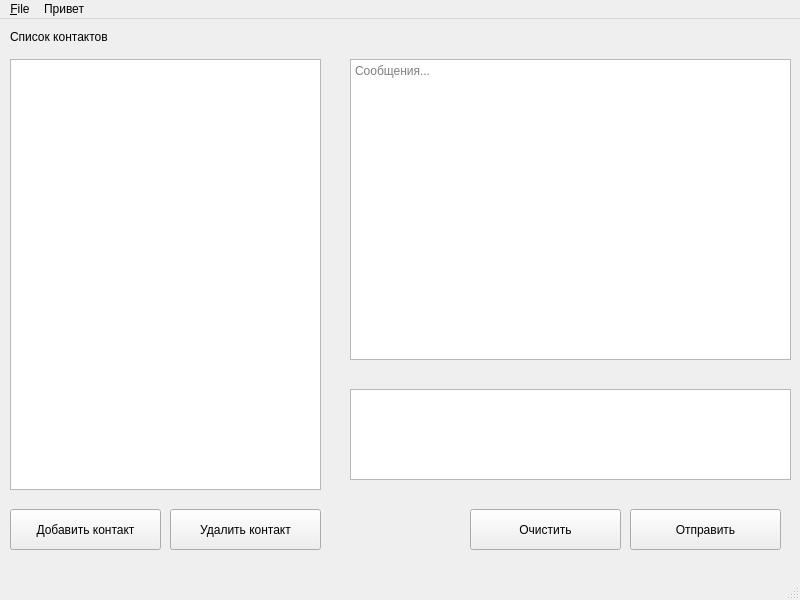
<?xml version="1.0" encoding="UTF-8"?>
<ui version="4.0">
 <class>Messenger</class>
 <widget class="QMainWindow" name="Messenger">
  <property name="geometry">
   <rect>
    <x>0</x>
    <y>0</y>
    <width>800</width>
    <height>600</height>
   </rect>
  </property>
  <property name="windowTitle">
   <string>MainWindow</string>
  </property>
  <widget class="QWidget" name="centralwidget">
   <widget class="QListView" name="listView">
    <property name="geometry">
     <rect>
      <x>10</x>
      <y>40</y>
      <width>311</width>
      <height>431</height>
     </rect>
    </property>
    <property name="editTriggers">
     <set>QAbstractItemView::DoubleClicked</set>
    </property>
   </widget>
   <widget class="QLabel" name="label">
    <property name="geometry">
     <rect>
      <x>10</x>
      <y>10</y>
      <width>141</width>
      <height>16</height>
     </rect>
    </property>
    <property name="text">
     <string>Список контактов</string>
    </property>
   </widget>
   <widget class="QPushButton" name="addContactButton">
    <property name="geometry">
     <rect>
      <x>10</x>
      <y>490</y>
      <width>151</width>
      <height>41</height>
     </rect>
    </property>
    <property name="text">
     <string>Добавить контакт</string>
    </property>
   </widget>
   <widget class="QPushButton" name="delContactButton">
    <property name="geometry">
     <rect>
      <x>170</x>
      <y>490</y>
      <width>151</width>
      <height>41</height>
     </rect>
    </property>
    <property name="text">
     <string>Удалить контакт</string>
    </property>
   </widget>
   <widget class="QTextEdit" name="allMessagesTextEdit">
    <property name="geometry">
     <rect>
      <x>350</x>
      <y>40</y>
      <width>441</width>
      <height>301</height>
     </rect>
    </property>
    <property name="readOnly">
     <bool>true</bool>
    </property>
    <property name="html">
     <string>&lt;!DOCTYPE HTML PUBLIC &quot;-//W3C//DTD HTML 4.0//EN&quot; &quot;http://www.w3.org/TR/REC-html40/strict.dtd&quot;&gt;
&lt;html&gt;&lt;head&gt;&lt;meta name=&quot;qrichtext&quot; content=&quot;1&quot; /&gt;&lt;style type=&quot;text/css&quot;&gt;
p, li { white-space: pre-wrap; }
&lt;/style&gt;&lt;/head&gt;&lt;body style=&quot; font-family:'.AppleSystemUIFont'; font-size:13pt; font-weight:400; font-style:normal;&quot;&gt;
&lt;p style=&quot;-qt-paragraph-type:empty; margin-top:0px; margin-bottom:0px; margin-left:0px; margin-right:0px; -qt-block-indent:0; text-indent:0px;&quot;&gt;&lt;br /&gt;&lt;/p&gt;&lt;/body&gt;&lt;/html&gt;</string>
    </property>
    <property name="placeholderText">
     <string>Сообщения...</string>
    </property>
    <property name="markdown" stdset="0">
     <string/>
    </property>
   </widget>
   <widget class="QTextEdit" name="messageTextEdit">
    <property name="geometry">
     <rect>
      <x>350</x>
      <y>370</y>
      <width>441</width>
      <height>91</height>
     </rect>
    </property>
   </widget>
   <widget class="QPushButton" name="sendMessageButton">
    <property name="geometry">
     <rect>
      <x>630</x>
      <y>490</y>
      <width>151</width>
      <height>41</height>
     </rect>
    </property>
    <property name="text">
     <string>Отправить</string>
    </property>
   </widget>
   <widget class="QPushButton" name="clearMessageButton">
    <property name="geometry">
     <rect>
      <x>470</x>
      <y>490</y>
      <width>151</width>
      <height>41</height>
     </rect>
    </property>
    <property name="text">
     <string>Очистить</string>
    </property>
   </widget>
  </widget>
  <widget class="QMenuBar" name="menubar">
   <property name="geometry">
    <rect>
     <x>0</x>
     <y>0</y>
     <width>800</width>
     <height>22</height>
    </rect>
   </property>
   <widget class="QMenu" name="menu_File">
    <property name="title">
     <string>&amp;File</string>
    </property>
    <addaction name="action_Quit"/>
   </widget>
   <widget class="QMenu" name="menu">
    <property name="title">
     <string>Привет</string>
    </property>
   </widget>
   <addaction name="menu_File"/>
   <addaction name="menu"/>
  </widget>
  <widget class="QStatusBar" name="statusbar"/>
  <action name="action_Quit">
   <property name="text">
    <string>&amp;Quit</string>
   </property>
  </action>
 </widget>
 <resources/>
 <connections>
  <connection>
   <sender>listView</sender>
   <signal>doubleClicked(QModelIndex)</signal>
   <receiver>Messenger</receiver>
   <slot>update()</slot>
   <hints>
    <hint type="sourcelabel">
     <x>165</x>
     <y>277</y>
    </hint>
    <hint type="destinationlabel">
     <x>399</x>
     <y>299</y>
    </hint>
   </hints>
  </connection>
  <connection>
   <sender>sendMessageButton</sender>
   <signal>clicked()</signal>
   <receiver>Messenger</receiver>
   <slot>update()</slot>
   <hints>
    <hint type="sourcelabel">
     <x>705</x>
     <y>532</y>
    </hint>
    <hint type="destinationlabel">
     <x>399</x>
     <y>299</y>
    </hint>
   </hints>
  </connection>
 </connections>
</ui>
